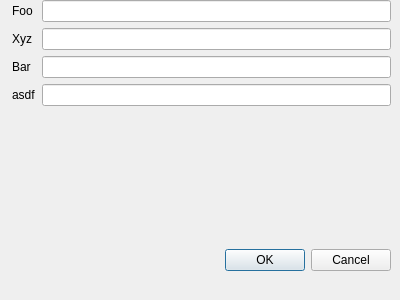
<?xml version="1.0" encoding="UTF-8"?>
<ui version="4.0">
 <class>gsDockWidget</class>
 <widget class="QgsDockWidget" name="gsDockWidget">
  <property name="geometry">
   <rect>
    <x>0</x>
    <y>0</y>
    <width>400</width>
    <height>300</height>
   </rect>
  </property>
  <property name="windowTitle">
   <string>Add GEE Feature Collection to Map</string>
  </property>
  <widget class="QWidget" name="dockWidgetContents">
   <widget class="QWidget" name="verticalLayoutWidget">
    <property name="geometry">
     <rect>
      <x>0</x>
      <y>0</y>
      <width>391</width>
      <height>271</height>
     </rect>
    </property>
    <layout class="QVBoxLayout" name="verticalLayout">
     <item>
      <layout class="QFormLayout" name="formLayout">
       <property name="sizeConstraint">
        <enum>QLayout::SetMaximumSize</enum>
       </property>
       <property name="fieldGrowthPolicy">
        <enum>QFormLayout::ExpandingFieldsGrow</enum>
       </property>
       <property name="formAlignment">
        <set>Qt::AlignLeading|Qt::AlignLeft|Qt::AlignTop</set>
       </property>
       <property name="leftMargin">
        <number>12</number>
       </property>
       <item row="0" column="0">
        <widget class="QLabel" name="fooLabel">
         <property name="text">
          <string>Foo</string>
         </property>
        </widget>
       </item>
       <item row="0" column="1">
        <widget class="QLineEdit" name="fooLineEdit"/>
       </item>
       <item row="1" column="0">
        <widget class="QLabel" name="xyzLabel">
         <property name="text">
          <string>Xyz</string>
         </property>
        </widget>
       </item>
       <item row="1" column="1">
        <widget class="QLineEdit" name="xyzLineEdit"/>
       </item>
       <item row="2" column="0">
        <widget class="QLabel" name="barLabel">
         <property name="text">
          <string>Bar</string>
         </property>
        </widget>
       </item>
       <item row="2" column="1">
        <widget class="QLineEdit" name="barLineEdit"/>
       </item>
       <item row="3" column="0">
        <widget class="QLabel" name="asdfLabel">
         <property name="text">
          <string>asdf</string>
         </property>
        </widget>
       </item>
       <item row="3" column="1">
        <widget class="QLineEdit" name="asdfLineEdit"/>
       </item>
      </layout>
     </item>
     <item>
      <widget class="QDialogButtonBox" name="buttonBox">
       <property name="standardButtons">
        <set>QDialogButtonBox::Cancel|QDialogButtonBox::Ok</set>
       </property>
      </widget>
     </item>
    </layout>
   </widget>
  </widget>
 </widget>
 <customwidgets>
  <customwidget>
   <class>QgsDockWidget</class>
   <extends>QDockWidget</extends>
   <header>qgsdockwidget.h</header>
   <container>1</container>
  </customwidget>
 </customwidgets>
 <resources/>
 <connections/>
</ui>
